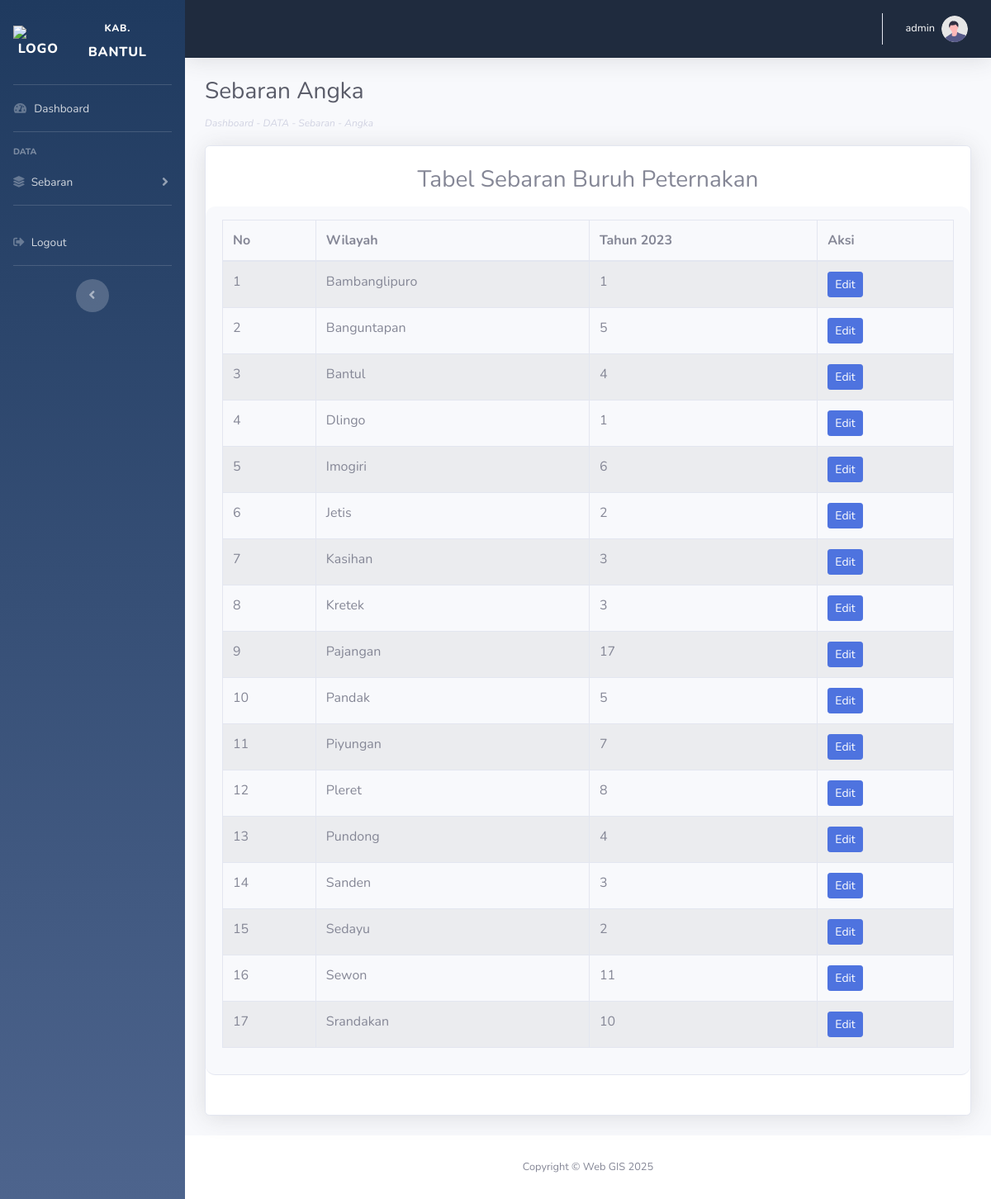
The page /view/admin/sebaran_angka.php (signed in) on the database its author committed.
### tables this page shows
CREATE TABLE `user` (
  `id` int NOT NULL,
  `username` varchar(255) NOT NULL,
  `password` varchar(255) NOT NULL,
  `nama` varchar(255) NOT NULL,
  `email` varchar(255) NOT NULL,
  `joindate` timestamp NOT NULL
);

CREATE TABLE `jumlah_penduduk` (
  `id` int NOT NULL,
  `wilayah` varchar(255) NOT NULL,
  `tahun_2023` int NOT NULL
);

### view/admin/sebaran_angka.php (the view, shortened to what this page needs)
<?php
require_once '../../config/conn.php';
$user_id = $_SESSION['user_id'];
$query = "SELECT username FROM user WHERE id = ?";
$stmt = $conn->prepare($query);
$stmt->bind_param('i', $user_id);
$stmt->execute();
$stmt->bind_result($username);
$query = "SELECT * FROM jumlah_penduduk";
$result = $conn->query($query);
?>
<!DOCTYPE html>
<html lang="en">
<head>
    <link href="vendor/fontawesome-free/css/all.min.css" rel="stylesheet" type="text/css">
    <link href="css/sb-admin-2.min.css" rel="stylesheet">
    <link rel="stylesheet" href="https://cdn.datatables.net/2.0.8/css/dataTables.bootstrap5.css">
    <link rel="stylesheet" href="https://cdn.datatables.net/buttons/3.0.2/css/buttons.dataTables.css">
</head>
<body id="page-top">
    <div id="wrapper">
        <ul class="navbar-nav  sidebar sidebar-dark accordion" style="background: linear-gradient(to bottom, #1F3A5F 0%, #4d648d 100%);" id="accordionSidebar">
            <a class="sidebar-brand d-flex align-items-center justify-content-center mt-3" href="blank.php">
                <div class="sidebar-brand-icon ">
                    <img style="width: 45px;" src="https://bantulkab.go.id/resource/doc/images/logos/logo-bantul-medium.png" alt="logo">
                </div>
                <div class="sidebar-brand-text mx-3"><sup>Kab. </sup>Bantul</div>
            </a>
            <hr class="sidebar-divider my-0 mt-3">
            <li class="nav-item">
                <a class="nav-link" href="blank.php">
                    <i class="fas fa-fw fa-tachometer-alt"></i>
                    <span>Dashboard</span></a>
            </li>
            <hr class="sidebar-divider">
            <div class="sidebar-heading">
                Data
            </div>
            <li class="nav-item">
                <a class="nav-link collapsed" href="#" data-toggle="collapse" data-target="#collapseTwo" aria-expanded="true" aria-controls="collapseTwo">
                    <i class="fas fa-layer-group"></i>
                    <span>Sebaran</span>
                </a>
            </li>
            <hr class="sidebar-divider">
            <li class="nav-item">
                <a class="nav-link" href="../../config/process/logout.php">
                    <i class="fas fa-sign-out-alt"></i>
                    <span>Logout</span></a>
            </li>
            <hr class="sidebar-divider d-none d-md-block">
            <div class="text-center d-none d-md-inline">
                <button class="rounded-circle border-0" id="sidebarToggle"></button>
            </div>
        </ul>
        <div id="content-wrapper" class="d-flex flex-column">
            <div id="content">
                <nav class="navbar navbar-expand navbar-light topbar mb-4 static-top shadow" style="background: #1f2b3e; ">
                    <ul class="navbar-nav ml-auto">
                        <li class="nav-item dropdown no-arrow">
                            <a class="nav-link dropdown-toggle" href="#" id="userDropdown" role="button" data-toggle="dropdown" aria-haspopup="true" aria-expanded="false">
                                <span class="mr-2 d-none d-lg-inline text-white small"><?php echo htmlspecialchars($username); ?></span>
                                <img class="img-profile rounded-circle" src="img/undraw_profile.svg">
                            </a>
                        </li>
                    </ul>
                </nav>
                <div class="container-fluid">
                    <h1 class="h3 text-gray-800">Sebaran Angka</h1>
                    <span style="font-size: 12px;" class="mb-5 text-gray-400"><i><a href="blank.php" style="text-decoration: none;" class="text-gray-400">Dashboard</a> - DATA - Sebaran - Angka</i></span>
                    <div class="row mt-3">
                        <div class="col-lg-12">
                            <div class="card shadow mb-4">
                                <h3 align="center" class="h3 mt-4">Tabel Sebaran Buruh Peternakan</h3>
                                <div class="card-header py-3 mt-2 mb-5" align="center" style="border-radius: 12px;">
                                    <div class="table-responsive">
                                        <table class="table table-bordered table-striped display nowrap" id="dataTable" width="100%" cellspacing="0">
                                            <thead>
                                                <tr>
                                                    <th>No</th>
                                                    <th>Wilayah</th>
                                                    <th>Tahun 2023</th>
                                                    <th>Aksi</th>
                                                </tr>
                                            </thead>
                                            <tbody>
                                                <?php
                                                $no = 1;
                                                while ($row = $result->fetch_assoc()) { ?>
                                                    <tr>
                                                        <td><?php echo $no++; ?></td>
                                                        <td><?php echo $row['wilayah']; ?></td>
                                                        <td><?php echo $row['tahun_2023']; ?></td>
                                                        <td>
                                                            <button class="btn btn-primary btn-sm edit-btn" data-id="<?php echo $row['id']; ?>" data-wilayah="<?php echo $row['wilayah']; ?>" data-tahun="<?php echo $row['tahun_2023']; ?>" data-toggle="modal" data-target="#editModal">Edit</button>
                                                        </td>
                                                    </tr>
                                                <?php } ?>
                                            </tbody>
                                        </table>
                                    </div>
                                </div>
                            </div>
                        </div>
                    </div>
                </div>
            </div>
            <footer class="sticky-footer bg-white">
                <div class="container my-auto">
                    <div class="copyright text-center my-auto">
                        <span>Copyright &copy; Web GIS <?= date('Y'); ?></span>
                    </div>
                </div>
            </footer>
        </div>
    </div>
</body>
</html>

### rows shown on the page
user: username "admin"
jumlah_penduduk: wilayah "Bambanglipuro", tahun_2023 "1"
jumlah_penduduk: wilayah "Banguntapan", tahun_2023 "5"
jumlah_penduduk: wilayah "Bantul", tahun_2023 "4"
jumlah_penduduk: wilayah "Dlingo", tahun_2023 "1"
jumlah_penduduk: wilayah "Imogiri", tahun_2023 "6"
jumlah_penduduk: wilayah "Jetis", tahun_2023 "2"
jumlah_penduduk: wilayah "Kasihan", tahun_2023 "3"
jumlah_penduduk: wilayah "Kretek", tahun_2023 "3"
jumlah_penduduk: wilayah "Pajangan", tahun_2023 "17"
jumlah_penduduk: wilayah "Pandak", tahun_2023 "5"
jumlah_penduduk: wilayah "Piyungan", tahun_2023 "7"
jumlah_penduduk: wilayah "Pleret", tahun_2023 "8"
jumlah_penduduk: wilayah "Pundong", tahun_2023 "4"
jumlah_penduduk: wilayah "Sanden", tahun_2023 "3"
jumlah_penduduk: wilayah "Sedayu", tahun_2023 "2"
jumlah_penduduk: wilayah "Sewon", tahun_2023 "11"
jumlah_penduduk: wilayah "Srandakan", tahun_2023 "10"
